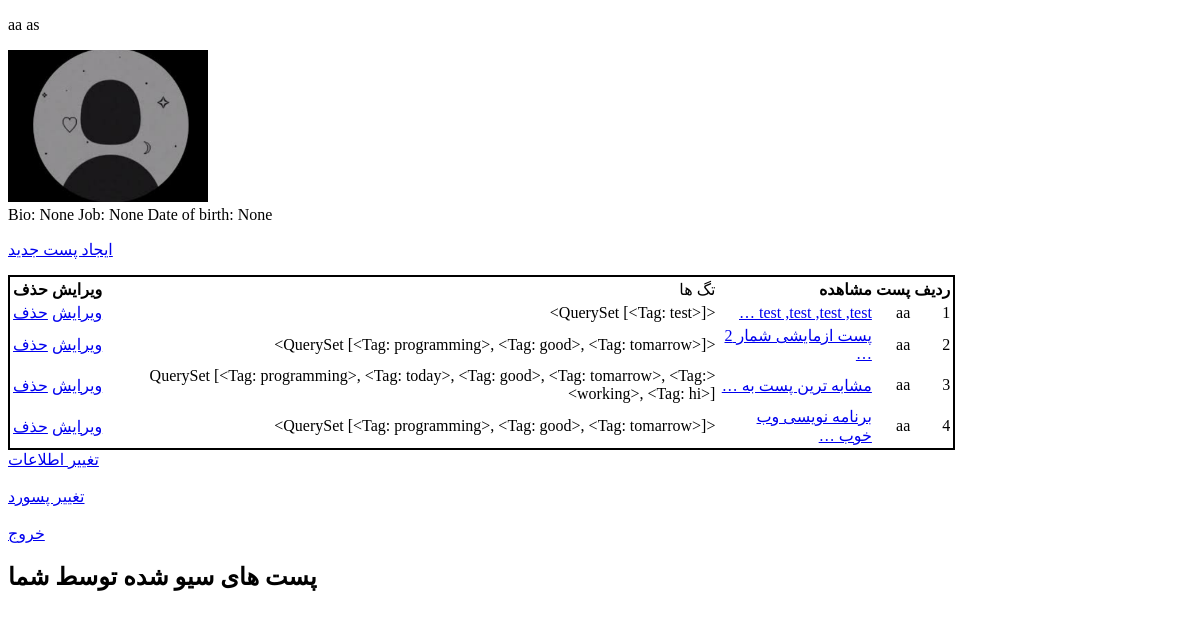
Before: / (signed in) with the older database file.
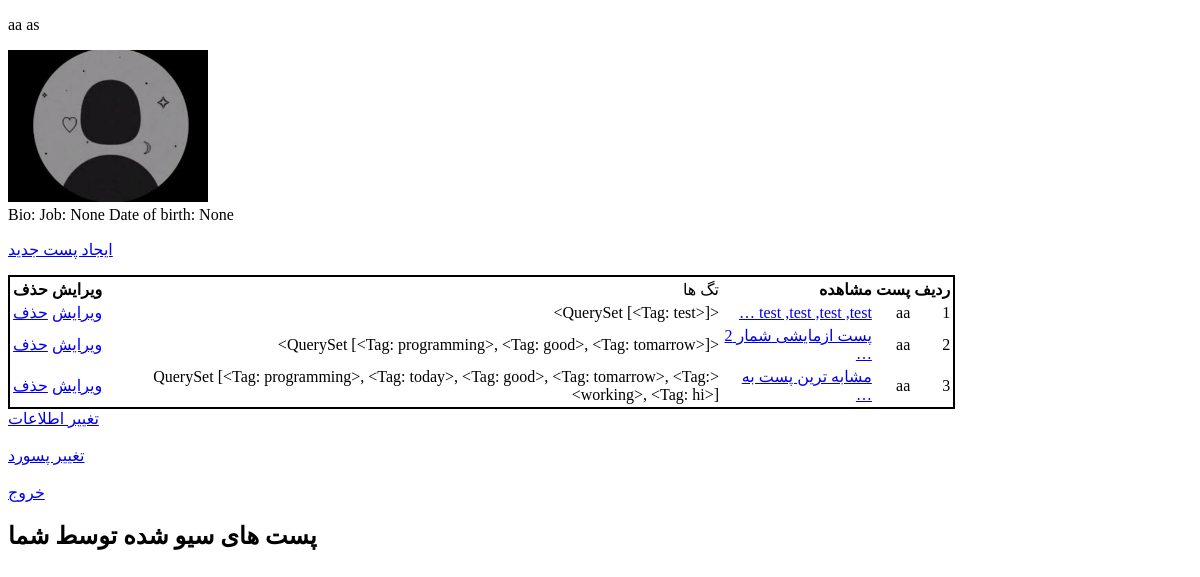
After: the same page with the newer database file.
### social_app/models.py (models this page shows, shortened)
class User(AbstractUser):
    date_of_birth = models.DateField(null=True, blank=True, verbose_name='تاریخ تولد')
    bio = models.TextField(blank=True, null=True, verbose_name='بایو')
    photo = models.ImageField(upload_to='account_images/', blank=True, null=True, verbose_name='عکس پروفایل')
    job = models.CharField(max_length=250, blank=True, null=True, verbose_name='شغل')
    phone = models.CharField(max_length=11, blank=True, null=True, verbose_name='شماره تلفن')
    following = models.ManyToManyField('self', through='Contact', related_name='followers', symmetrical=False)

class Post(models.Model):
    author = models.ForeignKey(User, on_delete=models.CASCADE, related_name='user_post', verbose_name='نویسنده')
    description = models.TextField(verbose_name='توضیحات')
    created = models.DateTimeField(auto_now_add=True)
    update = models.DateTimeField(auto_now=True)
    likes = models.ManyToManyField(User, related_name='liked_post', blank=True)
    saved_by = models.ManyToManyField(User, related_name='saved_post')
    total_likes = models.PositiveIntegerField(default=0)
    tags = TaggableManager()
    active = models.BooleanField(default=True)
    class Meta:
        ordering = ['-created']
        indexes = [
            models.Index(fields=['-created']),
            models.Index(fields=['-total_likes'])
        ]
        verbose_name = 'پست'
        verbose_name_plural = 'پست ها'
    def get_absolute_url(self):
        return reverse('social:post_detail', args=[self.id])

### social_app/views.py (the view)
# urls.py: path('', views.profile, name='profile'),
@login_required
def profile(request):
    user = User.objects.prefetch_related('followers', 'following').get(id=request.user.id)
    posts = Post.objects.filter(author=user)
    saved_posts = user.saved_post.all()
    context = {
        'posts': posts,
        'saved_posts': saved_posts,
    }
    return render(request, 'social/profile.html', context)

### social_app/templates/social/profile.html (shortened to what this page needs)
<!DOCTYPE html>
<html lang="en">
<head>
</head>
<body>
{% load thumbnail %}
{% load static %}
{% with user=request.user %}
<div>
    <div>
        <p>
            {{ user.get_full_name }}
        </p>
    </div>
    <div>
        {% if user.photo %}
            <a href="{{ user.photo.url }}">
                <img src="{% thumbnail user.photo '200x0' quality=90 %}">
            </a>
        {% else %}
            <img src="{% static 'images/profile/profile_pic.png' %}" style="width: 200px">
        {% endif %}
    </div>
    <div>
        Bio: {{ user.bio }}
        Job: {{ user.job }}
        Date of birth: {{ user.date_of_birth }}
    </div>
</div>
{% endwith %}
<p><a href="{% url 'social:create_post' %}">ایجاد پست جدید</a></p>
<div>
     <table style="width: 80%; border: 2px solid black; text-align: right; direction: rtl">
        <tr>
            <th>ردیف</th>
            <th>پست</th>
            <th>مشاهده</th>
            <td>تگ ها</td>
            <th>ویرایش</th>
            <th>حذف</th>
        </tr>
        {% for post in posts %}
            <tr>
                <td>{{ forloop.counter }}</td>
                <td>{{ post.author }}</td>
                <td><a href="{{ post.get_absolute_url }}">{{ post.description|truncatewords:4 }}</a></td>
                <td>{{ post.tags.all }}</td>
                <td><a href="{% url 'social:edit_post' post.id %}">ویرایش</a></td>
                <td><a href="{% url 'social:delete_post' post.id %}">حذف</a></td>
            </tr>
        {% endfor %}
    </table>
</div>
    <div>
    <a href="{% url 'social:user_edit' %}" >تغییر اطلاعات</a>
    <br>
    <br>
    <a href="{% url "social:password_change" %}"> تغییر پسورد </a>
    <br>
    <br>
    <a href="{% url 'social:logout' %}">خروج</a>
    </div>
<div>
    <h2>پست های سیو شده توسط شما</h2>
</div>
</body>
</html>

Changed rows visible on the page:
removed Post: author "aa", description "برنامه نویسی وب خوب …", tags.all "<QuerySet [<Tag: programming>, <Tag: good>, <Tag: tomarrow>]>"
changed User "aa as": bio "None" → (not shown)
